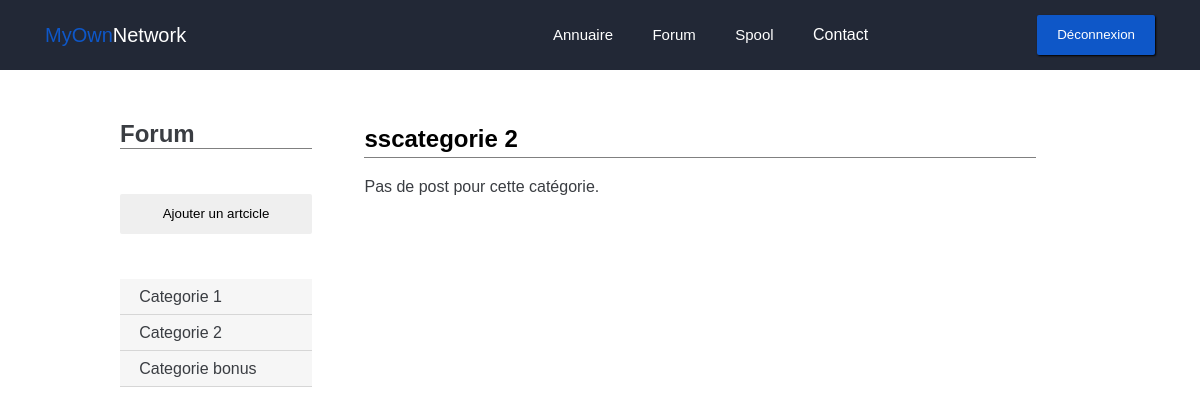
Page /forum/posts/2 (signed in) on the earlier database version.
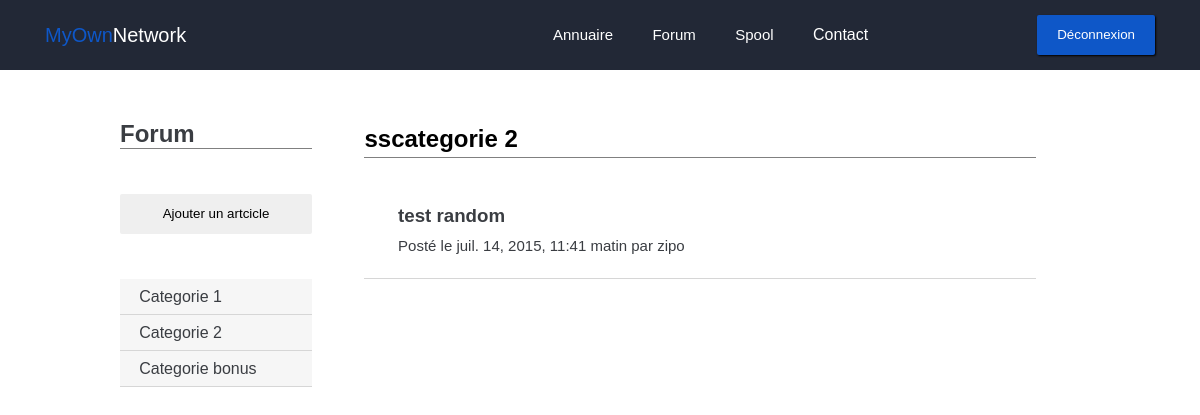
Same page on the later database version.
### forum/models.py (models this page shows, shortened)
class PostCategorie(models.Model):
    name = models.CharField(max_length=100)

class Post(models.Model):
    titre = models.CharField(max_length=150)
    auteur = models.CharField(max_length=100)
    date = models.DateTimeField(auto_now_add=True, verbose_name="Date de publication")
    categorie = models.ForeignKey('PostSsCategorie')

### forum/views.py (the view)
# urls.py: url(r'^posts/(?P<cat>\d+)$', 'list_posts'),
def list_posts(request, cat):
    if request.user.is_authenticated():
        categories = PostCategorie.objects.all()
        sscategories = PostSsCategorie.objects.all()
        mycat = PostSsCategorie.objects.get(id=cat)
        posts = Post.objects.filter(categorie=cat).order_by('-date')
        return render(request, 'forum/list_posts.html', locals())
    else:
        return render(request, 'intra/index.html')

### forum/templates/forum/list_posts.html (shortened to what this page needs)
{% extends "base.html" %}
{% load i18n %}
{% load static %}
{% block staticfiles  %}
	<link rel="stylesheet" href="{% static 'forum/css/style.css' %}">
{% endblock %}
{% block content %}
	<div class="forum">
		<div class="wrapper">
			<div class="forum_nav grey2">
				<h1>Forum</h1>
				<a href="{% url "forum.views.add_post" %}"><button class="btn">{% trans "Ajouter un artcicle" %}</button></a>
				<ul>
				{% for categorie in categories %}
				<a href="#" class="grey0Back" onclick="show_sscat('{{ categorie.id }}')"><li>{{ categorie.name }}</li></a>
				{% empty %}
				<p>Pas de catégorie</p>
				{% endfor %}
				</ul>
			</div>
			<div class="forum_content">
				<div class="forum_content__header">
					<h2>{{ mycat.name }}</h2>
				</div>
				<div class="forum_content__posts">
					<ul>
						{% for post in posts %}
						<a href="{% url 'forum.views.post' post.id %}">
							<li>
								<h3>{{ post.titre }}</h3>
								<p>{% trans "Posté le" %} {{ post.date }} {% trans "par" %} {{ post.auteur }}</p>
							</li>
						</a>
						{% empty %}
						<a href="#">
						  {% trans "Pas de post pour cette catégorie." %}
						</a>
						{% endfor %}
					</ul>
				</div>
			</div>
		</div>
	</div>
{% endblock %}

Differences in the rows shown:
added Post: titre "test random", date "juil. 14, 2015, 11:41 matin", auteur "zipo"
Other differences:
text no longer shown: "Pas de post pour cette catégorie."
